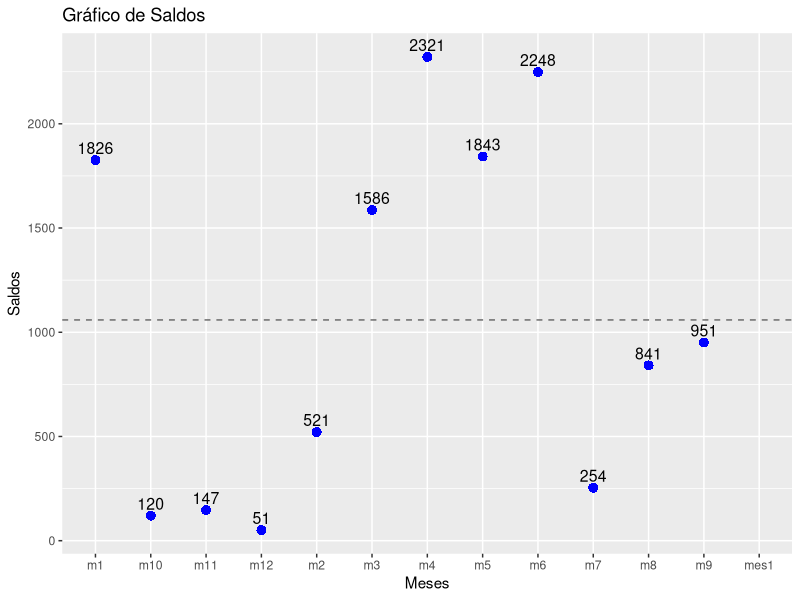
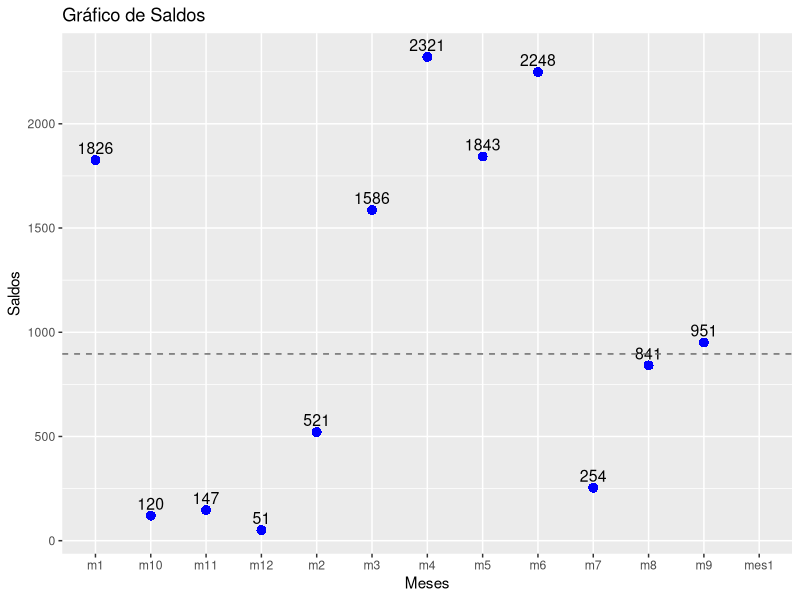

Generate these figures, in order, with R:
## ---- chunk 1
knitr::opts_chunk$set(comment = NA)
# Colores - paleta de azules
c1="#001A33"
c2="#003366"
c3="#004080"
c4="#1A8CFF"
c5="#4DA6FF"
c6="#80BFFF"
c7="#B3D9FF"

# <span style="color:#001A33"> 

## <span style="color:#003366">  

### <span style="color:#004080">
### <span style="color:#1A8CFF">
### <span style="color:#4DA6FF">
### <span style="color:#80BFFF">
### <span style="color:#B3D9FF">

saldos <- c(1826, 521, 1586, 2321, 1843, 2248, 254, 841, 951, 120, 147, 51)

## ---- chunk 2
saldos
## ---- chunk 3
cat("promedio de doce meses en cuenta de ahorro : $", round(mean(saldos),1))
## ---- chunk 4
# Instala y carga la librería ggplot2 si no lo has hecho antes
if (!require(ggplot2)) {
  install.packages("ggplot2")
  library(ggplot2)
}

# Vector de saldos
# Nombres de los meses
meses <- c("m1", "m2", "m3", "m4", "m5", "m6", "m7", "m8", "m9", "m10", "m11", "m12")

# Calcular la media
media <- mean(saldos)

# Crear un dataframe con los datos
datos <- data.frame(Mes = meses, Saldos = saldos)

# Crear el gráfico de línea de puntos con ggplot2 y línea horizontal
ggplot(datos, aes(x = Mes, y = Saldos)) +
  geom_point(shape = 16, size = 3, color = "blue") +
  geom_line(color = "blue") +
  geom_text(aes(label = Saldos), vjust = -0.5, hjust = 0.5, size = 4) +
  geom_hline(yintercept = media, color = "#686868", linetype = "dashed") +
  geom_text(aes(x = "mes1", y = media, label = paste("Media:", round(media, 2))), 
            vjust = -0.5, hjust = -1.5, size = 4, color = "#686868") +
  labs(x = "Meses", y = "Saldos", title = "Gráfico de Saldos")


## ---- chunk 5
sort(saldos)
## ---- chunk 6
# Instala y carga la librería ggplot2 si no lo has hecho antes
if (!require(ggplot2)) {
  install.packages("ggplot2")
  library(ggplot2)
}

# Vector de saldos

# Nombres de los meses
meses <- c("m1", "m2", "m3", "m4", "m5", "m6", "m7", "m8", "m9", "m10", "m11", "m12")

# Calcular la mediana
mediana <- median(saldos)

# Crear un dataframe con los datos
datos <- data.frame(Mes = meses, Saldos = saldos)

# Crear el gráfico de línea de puntos con ggplot2 y línea horizontal
ggplot(datos, aes(x = Mes, y = Saldos)) +
  geom_point(shape = 16, size = 3, color = "blue") +
  geom_line(color = "blue") +
  geom_text(aes(label = Saldos), vjust = -0.5, hjust = 0.5, size = 4) +
  geom_hline(yintercept = mediana, color = "#686868", linetype = "dashed") +
  geom_text(aes(x = "mes1", y = mediana, label = paste("Mediana:", round(mediana, 2))), 
            vjust = -0.5, hjust = -1.5, size = 4, color = "#686868") +
  labs(x = "Meses", y = "Saldos", title = "Gráfico de Saldos")

## ---- chunk 7
# Definir el número total de personas naturales
total_personas <- 4264

# Definir las proporciones de productos bancarios
proporcion_cuenta_ahorro <- 0.30
proporcion_cuenta_corriente <- 0.25
proporcion_tarjeta_credito <- 0.20
proporcion_prestamo_personal <- 0.15
proporcion_hipoteca <- 0.05
proporcion_inversiones <- 0.05

# Calcular la frecuencia absoluta y redondear al entero más cercano
frecuencia_cuenta_ahorro <- round(proporcion_cuenta_ahorro * total_personas)
frecuencia_cuenta_corriente <- round(proporcion_cuenta_corriente * total_personas)
frecuencia_tarjeta_credito <- round(proporcion_tarjeta_credito * total_personas)
frecuencia_prestamo_personal <- round(proporcion_prestamo_personal * total_personas)
frecuencia_hipoteca <- round(proporcion_hipoteca * total_personas)
frecuencia_inversiones <- round(proporcion_inversiones * total_personas)

# Crear un data frame con los resultados
resultados <- data.frame(
  Producto = c("Cuenta de Ahorro", "Cuenta Corriente", "Tarjeta de Crédito", "Préstamo Personal", "Hipoteca", "Inversiones"),
  Frecuencia_Absoluta = c(frecuencia_cuenta_ahorro, frecuencia_cuenta_corriente, frecuencia_tarjeta_credito, frecuencia_prestamo_personal, frecuencia_hipoteca, frecuencia_inversiones)
)

# Mostrar el data frame
print(resultados)


## ---- chunk 8
# sort(saldos)
## ---- chunk 9
cat("media truncada al 20%  : ", mean(saldos[2:11]))

## ---- chunk 10
sort(saldos)
## ---- chunk 11
# Ejemplo de cálculo de media geométrica en R
tasas_crecimiento <- c(0.05, 0.03, 0.07, 0.02, 0.06)
media_geometrica <- exp(mean(log(1 + tasas_crecimiento))) - 1
print(paste("La media geométrica de las tasas de crecimiento es:", media_geometrica))

